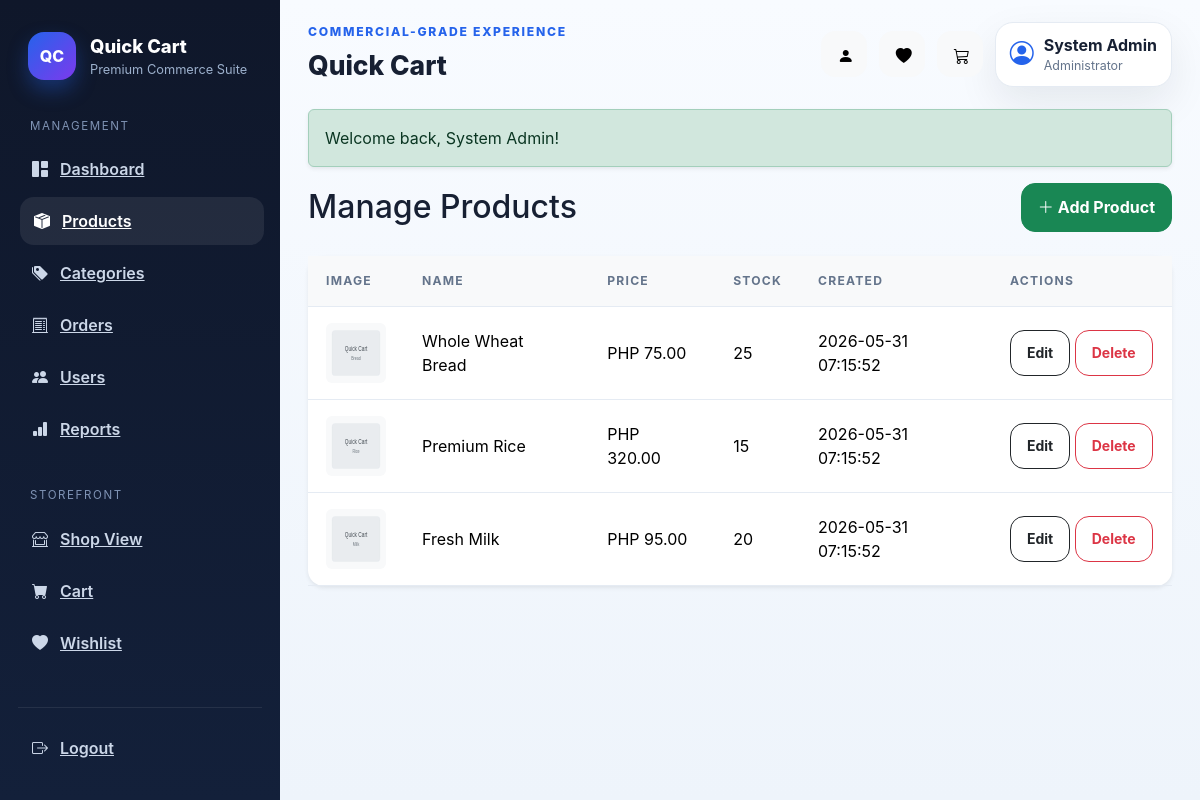
/admin/products.php (signed in), run on the app's committed database.
### tables this page shows
CREATE TABLE products (
    id INT AUTO_INCREMENT PRIMARY KEY,
    category_id INT DEFAULT NULL,
    name VARCHAR(150) NOT NULL,
    description TEXT NOT NULL,
    price DECIMAL(10,2) NOT NULL DEFAULT 0.00,
    stock INT NOT NULL DEFAULT 0,
    image VARCHAR(255) DEFAULT NULL,
    created_at TIMESTAMP DEFAULT CURRENT_TIMESTAMP,
    CONSTRAINT fk_prod_category FOREIGN KEY (category_id) REFERENCES categories(id) ON DELETE SET NULL
);

### includes/functions.php (called while the page is built, shortened)
<?php
function e(string $v): string { return htmlspecialchars($v, ENT_QUOTES, 'UTF-8'); }
function url(string $path = ''): string {
    $path = ltrim($path, '/');
    return BASE_URL . ($path !== '' ? '/' . $path : '');
}
function format_currency(float $a): string { return 'PHP ' . number_format($a, 2); }
?>

### admin/products.php (the view, shortened to what this page needs)
<?php
require_once __DIR__ . '/../config/db.php';
require_once __DIR__ . '/../includes/functions.php';
$page     = max(1, (int)($_GET['page'] ?? 1));
$per_page = 15;
$countResult = $conn->query("SELECT COUNT(*) AS n FROM products");
$total = (int)$countResult->fetch_assoc()['n'];
$pag   = paginate($total, $per_page, $page);
$listStmt = $conn->prepare("
    SELECT p.id, p.name, p.price, p.stock, p.image, p.created_at,
           (SELECT COUNT(*) FROM order_items oi WHERE oi.product_id = p.id) AS order_count
    FROM products p
    ORDER BY p.id DESC
    LIMIT ? OFFSET ?
");
$listStmt->bind_param("ii", $per_page, $pag['offset']);
$listStmt->execute();
$result = $listStmt->get_result();
include __DIR__ . '/../includes/header.php';
?>
<div class="d-flex justify-content-between align-items-center mb-4">
<h2 class="mb-0">Manage Products</h2>
<a href="<?= e(url('admin/product_form.php')) ?>" class="btn btn-success"><i class="bi bi-plus-lg me-1"></i>Add Product</a>
</div>
<div class="card border-0 shadow-sm rounded-4"><div class="table-responsive">
<table class="table align-middle mb-0">
<thead class="table-light"><tr><th>Image</th><th>Name</th><th>Price</th><th>Stock</th><th>Created</th><th width="180">Actions</th></tr></thead>
<tbody>
<?php while ($product = $result->fetch_assoc()): ?>
<?php $isLow = (int)$product['stock'] < LOW_STOCK_THRESHOLD; ?>
<tr>
<td><img src="<?= e(url('assets/' . ($product['image'] ? 'products/' . $product['image'] : 'images/sample_1.svg'))) ?>" alt="" width="60" height="60" class="rounded"></td>
<td><?= e($product['name']) ?></td>
<td><?= e(format_currency((float)$product['price'])) ?></td>
<td class="<?= $isLow ? 'stock-low' : '' ?>">
    <?= (int)$product['stock'] ?>
</td>
<td><?= e($product['created_at']) ?></td>
<td>
<a href="<?= e(url('admin/product_form.php?id=' . (int)$product['id'])) ?>" class="btn btn-outline-dark btn-sm">Edit</a>
<form method="POST" action="<?= e(url('admin/product_delete.php')) ?>" class="d-inline">
<button class="btn btn-outline-danger btn-sm" onclick="return confirm('<?= (int)$product['order_count'] > 0 ? 'WARNING: This product appears in ' . (int)$product['order_count'] . ' order item(s). Deleting it will affect order history. Continue?' : 'Delete this product?' ?>')">Delete</button>
</form>
</td></tr>
<?php endwhile; ?>
</tbody></table></div></div>
<?php $listStmt->close(); include __DIR__ . '/../includes/footer.php'; ?>

### assets/css/app.css (style rules this page uses)
:root { --qc-bg:#0f172a;--qc-border:#e5ebf3;--qc-muted:#64748b;--qc-accent:#2563eb;--qc-accent2:#7c3aed; --qc-shadow:0 16px 40px rgba(15,23,42,.08);--qc-radius:22px; }
* { box-sizing:border-box }
body { margin:0;font-family:Inter,Segoe UI,Arial,sans-serif;background:linear-gradient(180deg,#f8fbff,#eef4fb);color:#172033 }
.card,.qc-card { border:none;border-radius:var(--qc-radius);box-shadow:var(--qc-shadow);background:#fff }
.btn { border-radius:14px;font-weight:700;padding:.72rem 1rem }
.table { --bs-table-bg:transparent }
.table thead th { font-size:.76rem;text-transform:uppercase;letter-spacing:.1em;color:var(--qc-muted);border-bottom:1px solid var(--qc-border) }
.table td,.table th { padding:16px 18px;border-color:var(--qc-border);vertical-align:middle }

### data on the page
products: image (picture), name "Whole Wheat Bread", price "PHP 75.00", stock "25", created_at "2026-05-31 07:15:52"
products: image (picture), name "Premium Rice", price "PHP 320.00", stock "15", created_at "2026-05-31 07:15:52"
products: image (picture), name "Fresh Milk", price "PHP 95.00", stock "20", created_at "2026-05-31 07:15:52"

### other printed values
APP_NAME "Quick Cart"
current_user_name() "System Admin"
$success "Welcome back, System Admin!"
